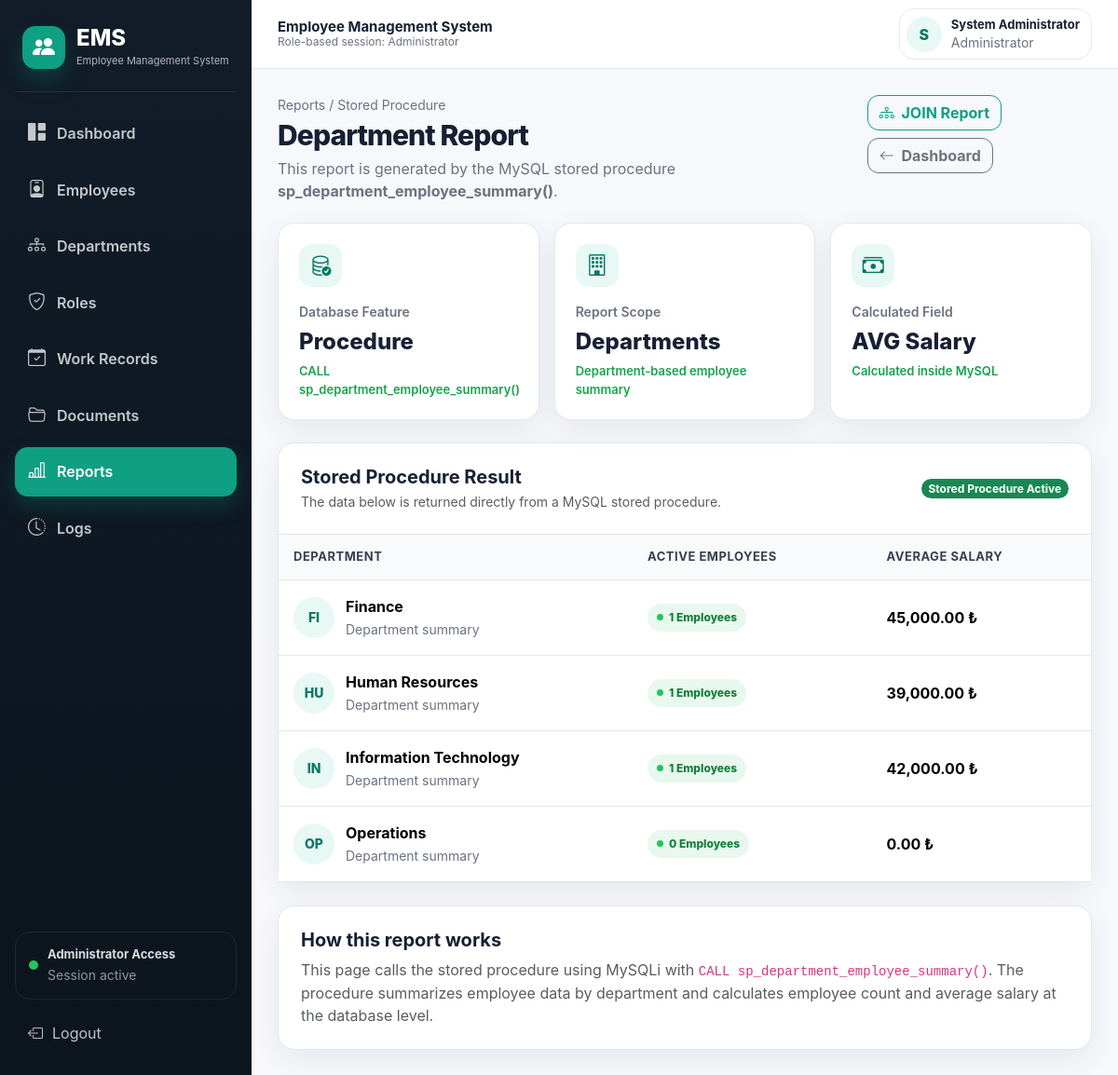
/reports/department_report.php (signed in), run on the app's committed database.
### tables this page shows
CREATE TABLE departments (
    id INT AUTO_INCREMENT PRIMARY KEY,
    name VARCHAR(100) NOT NULL UNIQUE,
    description TEXT,
    created_at TIMESTAMP DEFAULT CURRENT_TIMESTAMP
);

### includes/functions.php (called while the page is built, shortened)
<?php
function e($value) {
    return htmlspecialchars((string)$value, ENT_QUOTES, 'UTF-8');
}
?>

### reports/department_report.php (the view, shortened to what this page needs)
<?php
require_once __DIR__ . '/../config/database.php';
require_once __DIR__ . '/../includes/functions.php';
$rows = $conn->query('CALL sp_department_employee_summary()');
include __DIR__ . '/../includes/header.php';
include __DIR__ . '/../includes/navbar.php';
?>
<div class="page-header">
    <div>
        <div class="page-kicker">Reports / Stored Procedure</div>
        <h1 class="page-title">Department Report</h1>
        <p class="page-subtitle">
            This report is generated by the MySQL stored procedure
            <strong>sp_department_employee_summary()</strong>.
        </p>
    </div>
    <div class="d-flex gap-2 flex-wrap">
        <a href="/employee-management-system/reports/join_report.php" class="btn btn-outline-primary">
            <i class="bi bi-diagram-3 me-1"></i> JOIN Report
        </a>
        <a href="/employee-management-system/dashboard.php" class="btn btn-outline-secondary">
            <i class="bi bi-arrow-left me-1"></i> Dashboard
        </a>
    </div>
</div>
<div class="row g-3 mb-4">
    <div class="col-lg-4 col-md-6">
        <div class="card-modern stat-card">
            <div class="stat-icon">
                <i class="bi bi-database-check"></i>
            </div>
            <div class="stat-label">Database Feature</div>
            <div class="stat-value" style="font-size: 24px;">Procedure</div>
            <div class="stat-note">CALL sp_department_employee_summary()</div>
        </div>
    </div>
    <div class="col-lg-4 col-md-6">
        <div class="card-modern stat-card">
            <div class="stat-icon">
                <i class="bi bi-building"></i>
            </div>
            <div class="stat-label">Report Scope</div>
            <div class="stat-value" style="font-size: 24px;">Departments</div>
            <div class="stat-note">Department-based employee summary</div>
        </div>
    </div>
    <div class="col-lg-4 col-md-6">
        <div class="card-modern stat-card">
            <div class="stat-icon">
                <i class="bi bi-cash-stack"></i>
            </div>
            <div class="stat-label">Calculated Field</div>
            <div class="stat-value" style="font-size: 24px;">AVG Salary</div>
            <div class="stat-note">Calculated inside MySQL</div>
        </div>
    </div>
</div>
<div class="card-modern">
    <div class="p-4 border-bottom d-flex flex-wrap justify-content-between align-items-center gap-3">
        <div>
            <h5 class="fw-bold mb-1">Stored Procedure Result</h5>
            <div class="text-muted small">
                The data below is returned directly from a MySQL stored procedure.
            </div>
        </div>
        <span class="badge rounded-pill text-bg-success">
            Stored Procedure Active
        </span>
    </div>
    <div class="table-responsive">
        <table class="table table-modern">
            <thead>
                <tr>
                    <th>Department</th>
                    <th>Active Employees</th>
                    <th>Average Salary</th>
                </tr>
            </thead>
            <tbody>
                <?php if ($rows): ?>
                    <?php while ($r = $rows->fetch_assoc()): ?>
                        <tr>
                            <td>
                                <div class="employee-name">
                                    <div class="employee-avatar">
                                        <?php echo e(strtoupper(substr($r['department_name'], 0, 2))); ?>
                                    </div>
                                    <div>
                                        <strong><?php echo e($r['department_name']); ?></strong>
                                        <small>Department summary</small>
                                    </div>
                                </div>
                            </td>
                            <td>
                                <span class="status-pill status-active">
                                    <?php echo e($r['employee_count']); ?> Employees
                                </span>
                            </td>
                            <td>
                                <strong>
                                    <?php echo e(number_format((float)$r['average_salary'], 2)); ?> ₺
                                </strong>
                            </td>
                        </tr>
                    <?php endwhile; ?>
                <?php endif; ?>
            </tbody>
        </table>
    </div>
</div>
<div class="card-modern p-4 mt-4">
    <h5 class="fw-bold mb-2">How this report works</h5>
    <p class="text-muted mb-0">
        This page calls the stored procedure using MySQLi with
        <code>CALL sp_department_employee_summary()</code>. The procedure summarizes
        employee data by department and calculates employee count and average salary
        at the database level.
    </p>
</div>
<?php
include __DIR__ . '/../includes/footer.php';
?>

### assets/css/style.css (style rules this page uses)
:root { --primary: #0f9f83; --primary-dark: #087764; --primary-soft: #e8f8f4; --sidebar-bg: #101923; --sidebar-border: rgba(255, 255, 255, 0.08); --body-bg: #f6f8fb; --card-bg: #ffffff; --text-main: #172033; --text-muted: #6b7280; --border: #e5e7eb; --danger: #dc3545; --warning: #f59e0b; --success: #16a34a; --radius-lg: 18px; --radius-md: 12px; --shadow-soft: 0 10px 30px rgba(15, 23, 42, 0.07); }
* { box-sizing: border-box; }
html { scroll-behavior: smooth; }
body { margin: 0; background: var(--body-bg); color: var(--text-main); font-family: Inter, system-ui, -apple-system, BlinkMacSystemFont, "Segoe UI", sans-serif; }
a { text-decoration: none; }
.page-header { display: flex; align-items: flex-start; justify-content: space-between; gap: 18px; margin-bottom: 22px; }
.page-kicker { color: var(--text-muted); font-size: 14px; margin-bottom: 4px; }
.page-title { font-size: 30px; font-weight: 800; margin: 0; letter-spacing: -0.03em; }
.page-subtitle { color: var(--text-muted); margin: 6px 0 0; }
.card-modern { background: var(--card-bg); border: 1px solid var(--border); border-radius: var(--radius-lg); box-shadow: var(--shadow-soft); }
.stat-card { padding: 22px; height: 100%; }
.stat-icon { width: 46px; height: 46px; border-radius: 14px; background: var(--primary-soft); color: var(--primary-dark); display: flex; align-items: center; justify-content: center; font-size: 23px; margin-bottom: 16px; }
.stat-label { color: var(--text-muted); font-weight: 600; font-size: 14px; }
.stat-value { font-size: 32px; font-weight: 800; margin: 4px 0; }
.stat-note { color: var(--success); font-size: 13px; font-weight: 600; }
.btn { border-radius: 12px; font-weight: 700; }
.btn-outline-primary { color: var(--primary); border-color: var(--primary); }
.table-modern { margin: 0; }
.table-modern thead th { background: #f9fafb; color: #374151; font-size: 13px; text-transform: uppercase; letter-spacing: 0.04em; border-bottom: 1px solid var(--border); padding: 14px 16px; }
.table-modern tbody td { padding: 16px; vertical-align: middle; border-color: var(--border); }
.table-modern td:first-child { width: 380px; max-width: 420px; }
.employee-name { display: flex; align-items: center; gap: 12px; min-width: 260px; }
.employee-avatar { width: 44px; height: 44px; min-width: 44px; max-width: 44px; min-height: 44px; max-height: 44px; border-radius: 50%; background: var(--primary-soft); color: var(--primary-dark); display: flex; align-items: center; justify-content: center; font-weight: 800; font-size: 14px; }
.employee-name strong { display: block; }
.employee-name small { color: var(--text-muted); }
.status-pill { border-radius: 999px; padding: 6px 10px; font-size: 12px; font-weight: 800; display: inline-flex; align-items: center; gap: 6px; }
.status-pill::before { content: ""; width: 7px; height: 7px; border-radius: 50%; display: inline-block; }
.status-active { background: #e8f8ee; color: #15803d; }
.status-active::before { background: #22c55e; }

### data on the page
departments: name "FI", name "Finance", employee_count "1", average_salary "45,000.00"
departments: name "HU", name "Human Resources", employee_count "1", average_salary "39,000.00"
departments: name "IN", name "Information Technology", employee_count "1", average_salary "42,000.00"
departments: name "OP", name "Operations", employee_count "0", average_salary "0.00"

### other printed values
$userType "Administrator"
substr($fullName, 0, 1) "S"
$fullName "System Administrator"
